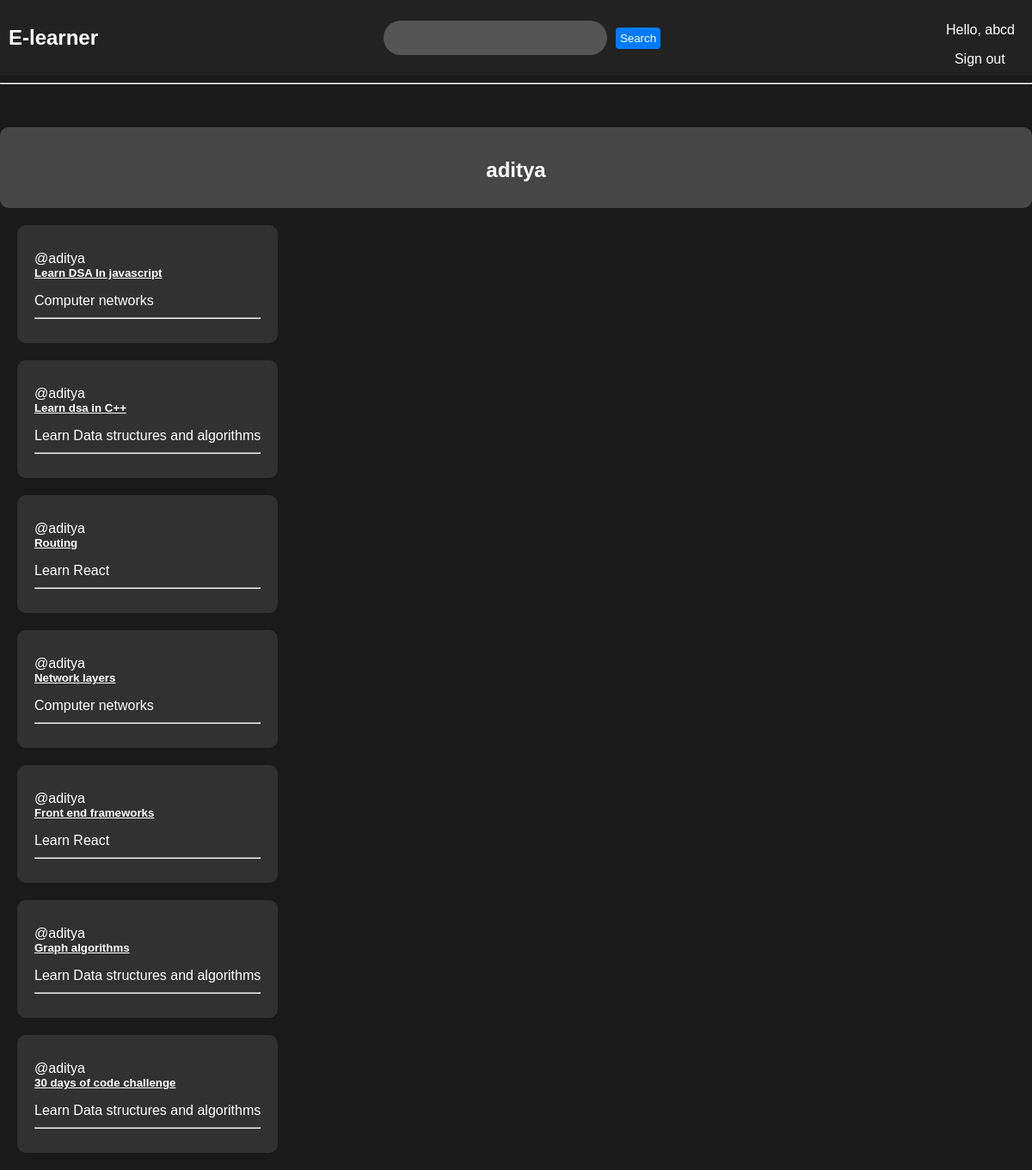
/profile/1/ (signed in), run on the app's committed database.
### base/models.py (models this page shows, shortened)
class Room(models.Model):
    Chat_host=models.ForeignKey(User,on_delete=models.SET_NULL,null=True)
    subject=models.ForeignKey(Subject,on_delete=models.SET_NULL,null=True)
    name=models.CharField(max_length=200)
    description=models.TextField(null=True,blank=True)
    participants=models.ManyToManyField(User,null=True,related_name='participants',blank=True)
    updated = models.DateTimeField(auto_now=True)
    created= models.DateTimeField(auto_now_add=True)
    class Meta:
        ordering=['-updated','-created']

class Subject(models.Model):
    name=models.CharField(max_length=250)

### base/views.py (the view)
# urls.py: path('profile/<str:pk>/',views.userProfile,name="user-profile"),
@login_required(login_url='login')
def userProfile(request,pk):
    user=User.objects.get(id=pk)
    rooms=user.room_set.all()
    context={'user':user,'rooms':rooms}
    return render(request, 'base/profile.html',context)

### base/templates/base/profile.html (shortened to what this page needs)
{% extends 'mainTemp.html' %}
{% block content %}
<div class="profile-container">
    <div class="profile-header">
        <h1 class="profile-username">{{ user.username }}</h1>
    </div>
    <div class="profile-content">
            {% include 'base/feed_component.html' %}
    </div>
</div>
{% endblock content %}

### templates/navbar.html (shortened to what this page needs)
<nav class="navbar">
    <a href="/" class="navbar-brand">
        <h1>E-learner</h1>
    </a>
    <form method="GET" action="{% url 'home' %}" class="search-form">
        <input type="text" name="q" class="search-input">
        <button type="submit" class="search-button">Search</button>
    </form>
    <div class="user-section">
        {% if request.user.is_authenticated %}
        <p class="user-greeting">Hello, {{ request.user }}</p>
        <a href="{% url 'logout' %}" class="signout-link">Sign out</a>
        {% else %}
        <a href="{% url 'login' %}" class="signin-link">Sign in</a>
        {% endif %}
    </div>
</nav>
<hr>

### base/templates/base/feed_component.html (shortened to what this page needs)
<div>
    {% for room in rooms %}
    <div class="room-entry">
        <div class="fix1"><span>@{{ room.Chat_host.username }}</span></div>
        <h5><a href="{% url 'room' room.id %}">{{ room.name }}</a></h5>
        <p>{{ room.subject.name }}</p>
        <hr>
    </div>
    {% endfor %}
 </div>

### templates/navbar.html (style rules this page uses)
.navbar { display: flex; justify-content: space-between; align-items: center; background-color: #222; padding: 10px; color: #fff; }
.navbar-brand { text-decoration: none; }
.search-form { display: flex; align-items: center; }
.search-input { border-radius: 25px; width: 250px; height: 30px; padding: 5px; margin-right: 10px; border: none; background-color: #555; color: #fff; }
.search-button { background-color: #007bff; color: #fff; border: none; border-radius: 4px; padding: 5px; cursor: pointer; }
.user-greeting { margin-right: 10px; }
.signin-link, .signout-link { color: #fff; text-decoration: none; margin-left: 10px; }

### base/templates/base/profile.html (style rules this page uses)
body { margin: 0; padding: 0; font-family: Arial, sans-serif; background-color: #1a1a1a; color: #fff; }
.profile-container { margin-top: 50px; }
.profile-header { background-color: rgba(255, 255, 255, 0.2); color: #fff; padding: 20px; text-align: center; backdrop-filter: blur(10px); border-radius: 10px; }
.profile-username { font-size: 24px; margin-bottom: 10px; text-decoration: none; color: #fff; }
.profile-content { display: flex; justify-content: flex-start; align-items: flex-start; margin-top: 20px; }

### base/templates/base/feed_component.html (style rules this page uses)
.room-entry { background-color: rgba(255, 255, 255, 0.1); color: #fff; padding: 20px; margin-bottom: 20px; border-radius: 10px; margin-left: 20px; }
.room-entry h5 { margin-top: 0; margin-bottom: 5px; }
.room-entry p { margin-bottom: 10px; }
.fix1 { display: flex; justify-content: flex-start; margin-top: 10px; }
a { color: #fff; }

### data on the page
Room: Chat_host.username "aditya", name "Learn DSA In javascript", subject.name "Computer networks"
Room: Chat_host.username "aditya", name "Learn dsa in C++", subject.name "Learn Data structures and algorithms"
Room: Chat_host.username "aditya", name "Routing", subject.name "Learn React"
Room: Chat_host.username "aditya", name "Network layers", subject.name "Computer networks"
Room: Chat_host.username "aditya", name "Front end frameworks", subject.name "Learn React"
Room: Chat_host.username "aditya", name "Graph algorithms", subject.name "Learn Data structures and algorithms"
Room: Chat_host.username "aditya", name "30 days of code challenge", subject.name "Learn Data structures and algorithms"

### other printed values
{{ request.user }} "abcd"
{{ user.username }} "aditya"
